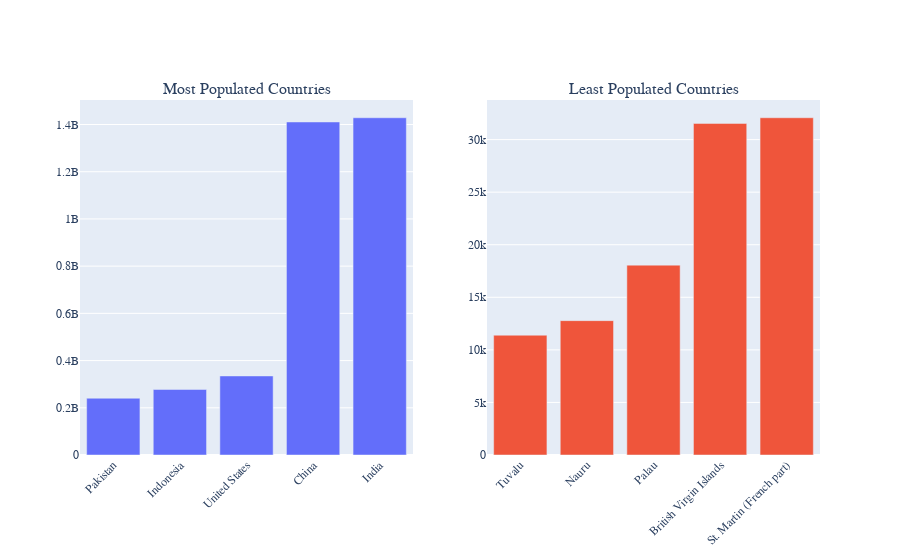

Here is the notebook cell this chart was saved with:
### Code cell
fig = make_subplots(rows=1, cols=2, shared_yaxes=False, subplot_titles = ['Most Populated Countries', 'Least Populated Countries'])

fig.add_trace(
    go.Bar(x = most_populated["country_name"], y = most_populated["2023"], showlegend=False), 1, 1
)

fig.add_trace(
    go.Bar(x = least_populated["country_name"], y = least_populated["2023"], showlegend=False), 1, 2
)

fig.update_xaxes(tickangle=-45)
fig.update_layout(font_family="Rockwell")
fig.show()

### Figure 1 — Plotly figure (JSON) as saved in the notebook; plotly's stock layout.template omitted (floating-point values rounded to 4 significant figures)
{"data": [{"showlegend": false, "type": "bar", "x": ["Pakistan", "Indonesia", "United States", "China", "India"], "xaxis": "x", "y": [240485658, 277534122, 334914895, 1410710000, 1428627663], "yaxis": "y"}, {"showlegend": false, "type": "bar", "x": ["Tuvalu", "Nauru", "Palau", "British Virgin Islands", "St. Martin (French part)"], "xaxis": "x2", "y": [11396, 12780, 18058, 31538, 32077], "yaxis": "y2"}], "layout": {"annotations": [{"font": {"size": 16}, "showarrow": false, "text": "Most Populated Countries", "x": 0.225, "xanchor": "center", "xref": "paper", "y": 1, "yanchor": "bottom", "yref": "paper"}, {"font": {"size": 16}, "showarrow": false, "text": "Least Populated Countries", "x": 0.775, "xanchor": "center", "xref": "paper", "y": 1, "yanchor": "bottom", "yref": "paper"}], "autosize": true, "font": {"family": "Rockwell"}, "xaxis": {"anchor": "y", "autorange": true, "domain": [0, 0.45], "range": [-0.5, 4.5], "tickangle": -45, "type": "category"}, "xaxis2": {"anchor": "y2", "autorange": true, "domain": [0.55, 1], "range": [-0.5, 4.5], "tickangle": -45, "type": "category"}, "yaxis": {"anchor": "x", "autorange": true, "domain": [0, 1], "range": [0, 1504000000.0], "type": "linear"}, "yaxis2": {"anchor": "x2", "autorange": true, "domain": [0, 1], "range": [0, 33770.0], "type": "linear"}}}
